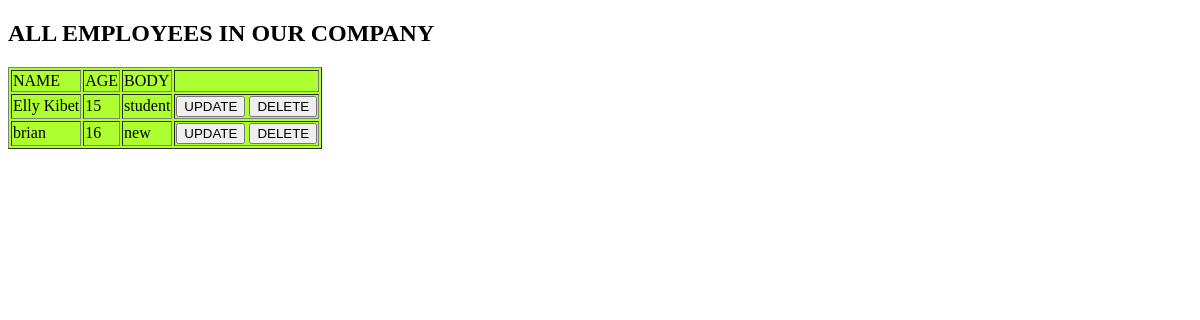
Before: /patients/show/ with the older database file.
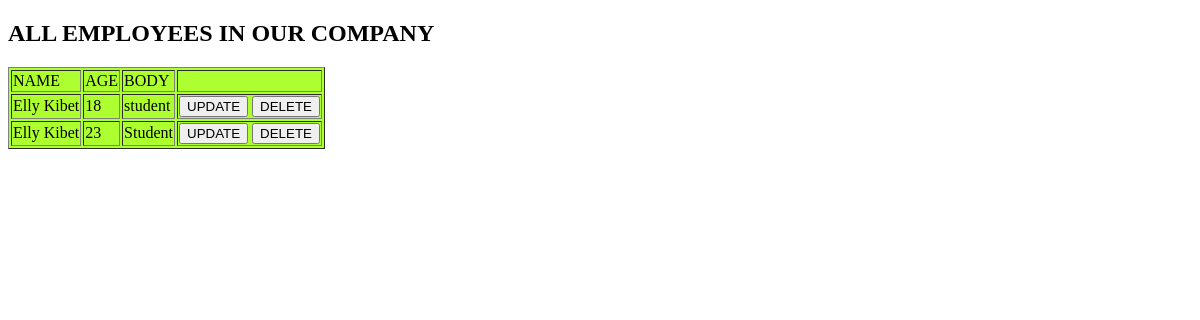
After: the same page with the newer database file.
### patients/models.py (models this page shows, shortened)
class Student(models.Model):
    name = models.CharField(max_length=15)
    age = models.IntegerField()
    body = models.TextField()

### patients/views.py (the view)
# urls.py: path('show/', views.show, name='show'),
def show(request):
    contex = {'show':Student.objects.all()}
    return render(request, 'show.html',contex)

### patients/templates/show.html (shortened to what this page needs)
<!DOCTYPE html>
<html lang="en">
<head>
</head>
<body>
<h2>ALL EMPLOYEES IN OUR COMPANY</h2>
<table border="1" style="background-color: greenyellow">
    <thead>
    <tr>
        <td>NAME</td>
        <td>AGE</td>
        <td>BODY</td>
        <td></td>
    </tr>
    </thead>
    <tbody>
    {% for employee in show %}
    <tr>
        <td>{{employee.name}}</td>
        <td>{{employee.age}}</td>
        <td>{{employee.body}}</td>
        <td>
            <a href="{% url 'employee_update' employee.id%}"><button>UPDATE</button></a>
            <a href="{% url 'delete' employee.id%}"><button>DELETE</button></a>
        </td>
    </tr>
    {% endfor %}
    </tbody>
</table>
</body>
</html>

Changed rows visible on the page:
removed Student: name "brian", age "16", body "new"
changed Student "student": age "15" → "18"
added Student: name "Elly Kibet", age "23", body "Student"
